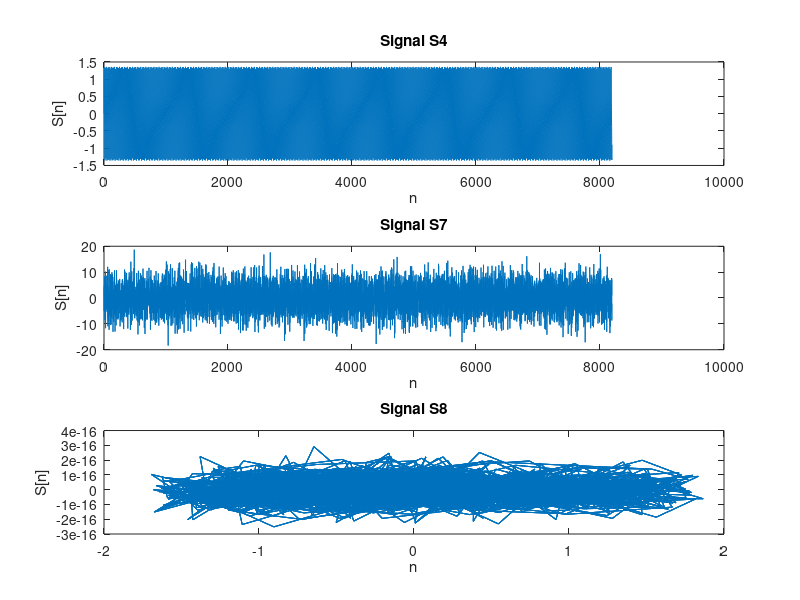

Source code (MATLAB):
% Praktikum 8Matlab
% Pascal Julian Bornkessel, FFI 6
% Blatt 6, Aufgabe 2 (Teilaufgabe a)

%% Erzeugung des Signals S7
Fs = 8192;               % Abtastfrequenz
T = 1/Fs;                % Abtastperiode
N = 8192;                % Signallaenge

t = (0:N-1);
S4 = (1 * sin(2 * pi * 500 * t * (1/Fs))) + (0.5 * sin(2 * pi * 1000 * t * (1/Fs))) + (0.2 * sin(2 * pi * 1500 * t * (1/Fs)));
S7 = S4 + (5    * randn(1, N));

%% Bearbeitung im Frequenzraum
limit_amplitude = 0.3;

S7_fft = fft(S7);
S8_fft = zeros(1,numel(S7_fft));

for idx = 1:numel(S7_fft)
    current_amplitude = 2*abs(S7_fft(idx)/N);
    if current_amplitude >= limit_amplitude
        S8_fft(idx) = S7_fft(idx);
    end
end

S8 = ifft(S8_fft);

% Plotten des Signals
subplot(3,1,1);
plot(S4);
title('Signal S4')
xlabel('n')
ylabel('S[n]')

subplot(3,1,2);
plot(S7);
title('Signal S7')
xlabel('n')
ylabel('S[n]')

subplot(3,1,3);
plot(S8);
title('Signal S8')
xlabel('n')
ylabel('S[n]')

% Wiedergabe des Signals
soundsc(S4, Fs);
pause(1);
soundsc(S7, Fs);
pause(1);
soundsc(S8, Fs);
pause(1);
